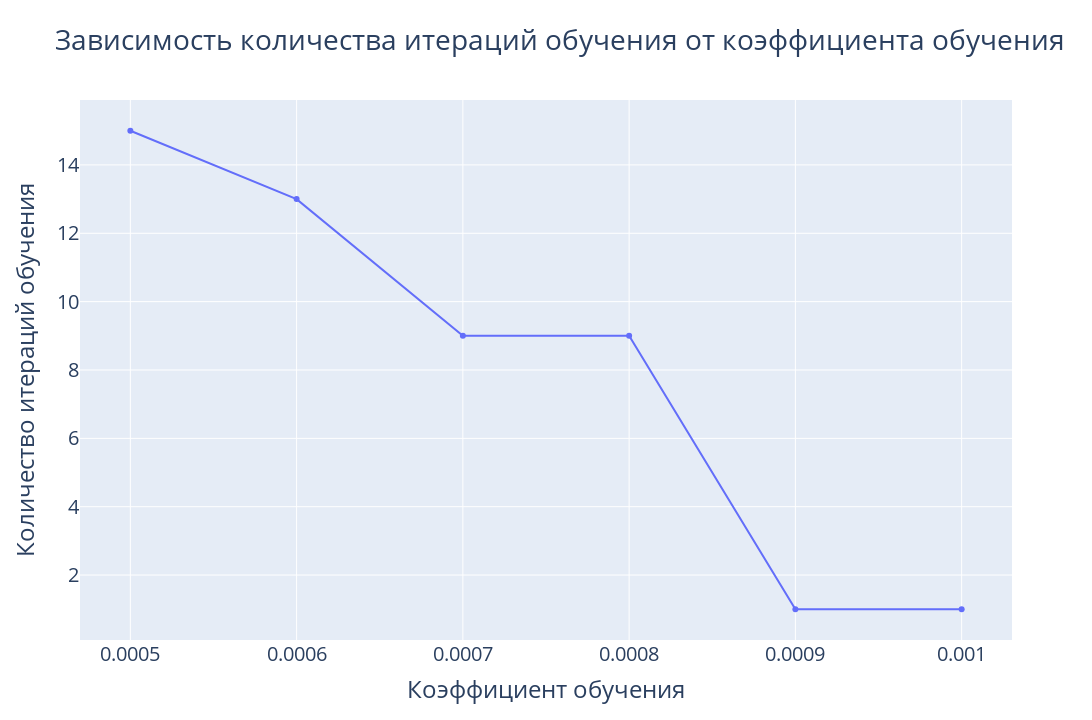

Source (notebook cell):
### Markdown cell above
## Relation between learning rate and epochs

### Code cell
alphas = (0.0005, 0.0006, 0.0007, 0.0008, 0.0009, 0.001)
epochs_amount: list[int] = []
for alpha in alphas:
    dl = LRNN(n, p, alpha)
    dl.train(train, 15000, learn_by_loss=True, max_loss=2500)
    epochs_amount.append(dl.epoch)
fig = go.Figure()
fig.add_trace(go.Scatter(x=alphas, y=epochs_amount, mode='lines+markers'))
fig.update_layout(title='Зависимость количества итераций обучения от коэффициента обучения',
                  xaxis_title='Коэффициент обучения',
                  yaxis_title='Количество итераций обучения',
                  height=720, width=1280,
                  font=dict(size=20))
fig.show()

### Figure 1 — Plotly figure (JSON) as saved in the notebook; plotly's stock layout.template omitted (floating-point values rounded to 4 significant figures)
{"data": [{"mode": "lines+markers", "type": "scatter", "x": [0.0005, 0.0006, 0.0007, 0.0008, 0.0009, 0.001], "y": [15, 13, 9, 9, 1, 1]}], "layout": {"font": {"size": 20}, "height": 720, "title": {"text": "Зависимость количества итераций обучения от коэффициента обучения"}, "width": 1280, "xaxis": {"title": {"text": "Коэффициент обучения"}}, "yaxis": {"title": {"text": "Количество итераций обучения"}}}}
